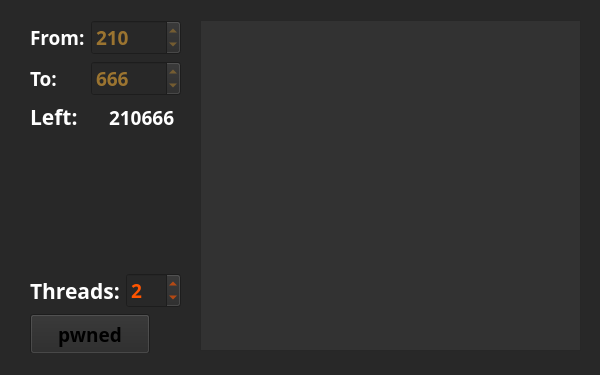
<?xml version="1.0" encoding="UTF-8"?>
<ui version="4.0">
 <class>MainWindow</class>
 <widget class="QMainWindow" name="MainWindow">
  <property name="geometry">
   <rect>
    <x>0</x>
    <y>0</y>
    <width>600</width>
    <height>375</height>
   </rect>
  </property>
  <property name="minimumSize">
   <size>
    <width>600</width>
    <height>375</height>
   </size>
  </property>
  <property name="font">
   <font>
    <family>Montserrat</family>
    <pointsize>16</pointsize>
    <weight>75</weight>
    <bold>true</bold>
   </font>
  </property>
  <property name="windowTitle">
   <string>Tournaments wot</string>
  </property>
  <property name="windowIcon">
   <iconset>
    <normaloff>../Pictures/dan2002.jpg</normaloff>../Pictures/dan2002.jpg</iconset>
  </property>
  <property name="styleSheet">
   <string notr="true">background-color: #282828;</string>
  </property>
  <widget class="QWidget" name="centralwidget">
   <widget class="QWidget" name="gridLayoutWidget">
    <property name="geometry">
     <rect>
      <x>20</x>
      <y>20</y>
      <width>171</width>
      <height>334</height>
     </rect>
    </property>
    <layout class="QGridLayout" name="gridLayout">
     <item row="0" column="0">
      <layout class="QVBoxLayout" name="verticalLayout_FromTo">
       <property name="sizeConstraint">
        <enum>QLayout::SetFixedSize</enum>
       </property>
       <item>
        <layout class="QHBoxLayout" name="horizontalLayout_FromSpinBox">
         <item>
          <widget class="QLabel" name="label_From">
           <property name="font">
            <font>
             <family>Montserrat</family>
             <pointsize>14</pointsize>
             <weight>75</weight>
             <bold>true</bold>
            </font>
           </property>
           <property name="styleSheet">
            <string notr="true">color: white;</string>
           </property>
           <property name="text">
            <string>From:</string>
           </property>
          </widget>
         </item>
         <item>
          <widget class="QSpinBox" name="spinBox_From">
           <property name="sizePolicy">
            <sizepolicy hsizetype="Minimum" vsizetype="Fixed">
             <horstretch>0</horstretch>
             <verstretch>0</verstretch>
            </sizepolicy>
           </property>
           <property name="minimumSize">
            <size>
             <width>90</width>
             <height>25</height>
            </size>
           </property>
           <property name="baseSize">
            <size>
             <width>90</width>
             <height>25</height>
            </size>
           </property>
           <property name="font">
            <font>
             <family>Montserrat</family>
             <pointsize>14</pointsize>
             <weight>75</weight>
             <bold>true</bold>
            </font>
           </property>
           <property name="styleSheet">
            <string notr="true">color: rgb(155,116,48);</string>
           </property>
           <property name="minimum">
            <number>1</number>
           </property>
           <property name="maximum">
            <number>99999</number>
           </property>
           <property name="singleStep">
            <number>50</number>
           </property>
           <property name="value">
            <number>210</number>
           </property>
          </widget>
         </item>
        </layout>
       </item>
       <item>
        <layout class="QHBoxLayout" name="horizontalLayout_ToSpinBox">
         <item>
          <widget class="QLabel" name="label_To">
           <property name="minimumSize">
            <size>
             <width>0</width>
             <height>0</height>
            </size>
           </property>
           <property name="maximumSize">
            <size>
             <width>16777215</width>
             <height>16777215</height>
            </size>
           </property>
           <property name="font">
            <font>
             <family>Montserrat</family>
             <pointsize>14</pointsize>
             <weight>75</weight>
             <bold>true</bold>
            </font>
           </property>
           <property name="styleSheet">
            <string notr="true">color: white;</string>
           </property>
           <property name="text">
            <string>To:</string>
           </property>
          </widget>
         </item>
         <item>
          <widget class="QSpinBox" name="spinBox_To">
           <property name="minimumSize">
            <size>
             <width>90</width>
             <height>25</height>
            </size>
           </property>
           <property name="baseSize">
            <size>
             <width>90</width>
             <height>25</height>
            </size>
           </property>
           <property name="font">
            <font>
             <family>Montserrat</family>
             <pointsize>14</pointsize>
             <weight>75</weight>
             <bold>true</bold>
            </font>
           </property>
           <property name="styleSheet">
            <string notr="true">color: rgb(155,116,48)</string>
           </property>
           <property name="minimum">
            <number>2</number>
           </property>
           <property name="maximum">
            <number>99999</number>
           </property>
           <property name="singleStep">
            <number>50</number>
           </property>
           <property name="value">
            <number>666</number>
           </property>
          </widget>
         </item>
        </layout>
       </item>
      </layout>
     </item>
     <item row="4" column="0">
      <layout class="QVBoxLayout" name="verticalLayout_Threads">
       <property name="sizeConstraint">
        <enum>QLayout::SetFixedSize</enum>
       </property>
       <item>
        <layout class="QHBoxLayout" name="horizontalLayout">
         <item>
          <widget class="QLabel" name="label_Threads">
           <property name="font">
            <font>
             <family>Montserrat</family>
             <pointsize>16</pointsize>
             <weight>75</weight>
             <bold>true</bold>
            </font>
           </property>
           <property name="styleSheet">
            <string notr="true">color: white;</string>
           </property>
           <property name="text">
            <string>Threads:</string>
           </property>
          </widget>
         </item>
         <item>
          <widget class="QSpinBox" name="spinBox_Treads">
           <property name="minimumSize">
            <size>
             <width>20</width>
             <height>25</height>
            </size>
           </property>
           <property name="baseSize">
            <size>
             <width>20</width>
             <height>25</height>
            </size>
           </property>
           <property name="font">
            <font>
             <family>Montserrat</family>
             <pointsize>14</pointsize>
             <weight>75</weight>
             <bold>true</bold>
            </font>
           </property>
           <property name="styleSheet">
            <string notr="true">color: rgb(255, 85, 0)</string>
           </property>
           <property name="minimum">
            <number>1</number>
           </property>
           <property name="maximum">
            <number>210</number>
           </property>
           <property name="singleStep">
            <number>1</number>
           </property>
           <property name="value">
            <number>2</number>
           </property>
          </widget>
         </item>
        </layout>
       </item>
       <item>
        <widget class="QPushButton" name="pushButton_pwned">
         <property name="minimumSize">
          <size>
           <width>120</width>
           <height>40</height>
          </size>
         </property>
         <property name="maximumSize">
          <size>
           <width>120</width>
           <height>40</height>
          </size>
         </property>
         <property name="font">
          <font>
           <family>Montserrat</family>
           <pointsize>14</pointsize>
           <weight>75</weight>
           <bold>true</bold>
          </font>
         </property>
         <property name="styleSheet">
          <string notr="true">QPushButton {color: white;
background-color: rgb(74, 74, 74);
border-radius: 10;
}

QPushButton:pressed {
background-color: rgb(53, 53, 53);
}R</string>
         </property>
         <property name="text">
          <string>pwned</string>
         </property>
        </widget>
       </item>
      </layout>
     </item>
     <item row="1" column="0">
      <layout class="QHBoxLayout" name="horizontalLayout_LeftOf">
       <property name="sizeConstraint">
        <enum>QLayout::SetFixedSize</enum>
       </property>
       <item>
        <widget class="QLabel" name="label_Left">
         <property name="maximumSize">
          <size>
           <width>16777215</width>
           <height>35</height>
          </size>
         </property>
         <property name="font">
          <font>
           <family>Montserrat</family>
           <pointsize>16</pointsize>
           <weight>75</weight>
           <bold>true</bold>
          </font>
         </property>
         <property name="styleSheet">
          <string notr="true">color: white;</string>
         </property>
         <property name="text">
          <string>Left:</string>
         </property>
        </widget>
       </item>
       <item>
        <widget class="QLabel" name="label_Of">
         <property name="maximumSize">
          <size>
           <width>16777215</width>
           <height>35</height>
          </size>
         </property>
         <property name="font">
          <font>
           <family>Montserrat</family>
           <pointsize>14</pointsize>
           <weight>75</weight>
           <bold>true</bold>
          </font>
         </property>
         <property name="styleSheet">
          <string notr="true">color: white;</string>
         </property>
         <property name="text">
          <string>210666</string>
         </property>
        </widget>
       </item>
      </layout>
     </item>
     <item row="2" column="0">
      <spacer name="verticalSpacer">
       <property name="orientation">
        <enum>Qt::Vertical</enum>
       </property>
       <property name="sizeType">
        <enum>QSizePolicy::MinimumExpanding</enum>
       </property>
       <property name="sizeHint" stdset="0">
        <size>
         <width>20</width>
         <height>80</height>
        </size>
       </property>
      </spacer>
     </item>
    </layout>
   </widget>
   <widget class="QTableWidget" name="tableWidget">
    <property name="geometry">
     <rect>
      <x>200</x>
      <y>20</y>
      <width>381</width>
      <height>331</height>
     </rect>
    </property>
    <property name="font">
     <font>
      <family>Montserrat</family>
      <pointsize>10</pointsize>
      <weight>75</weight>
      <bold>true</bold>
     </font>
    </property>
    <property name="styleSheet">
     <string notr="true">background-color: rgb(50, 50, 50);</string>
    </property>
    <property name="columnCount">
     <number>0</number>
    </property>
   </widget>
  </widget>
  <widget class="QStatusBar" name="statusbar"/>
 </widget>
 <resources/>
 <connections/>
</ui>
